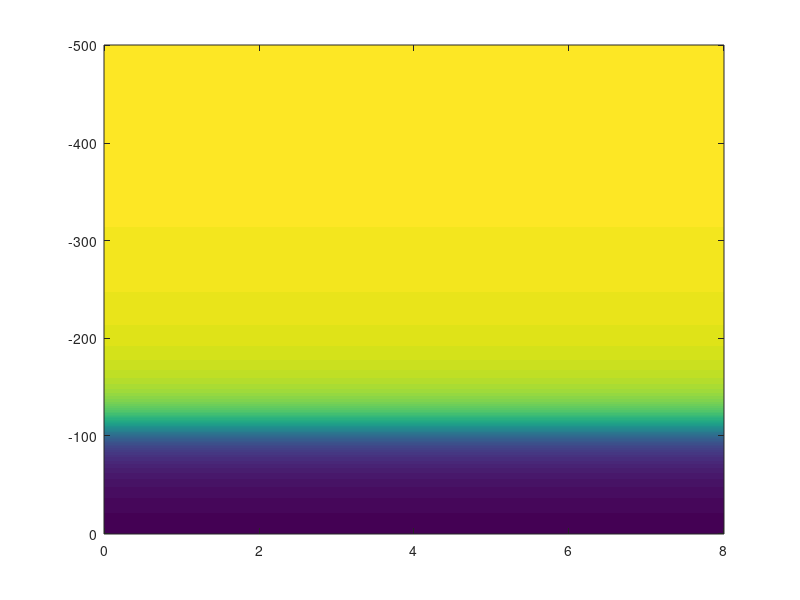

MATLAB code to generate this figure: (Note: this script raises an error after producing the figure.)
[X,Y] = meshgrid(0:500);
a=0.9; b=0.05; c = 107.8; d = 1024.3;
Z = a*atan(b*(Y-c)) + d;

%Z = exp(-Y/100);
x = 0:1/500:8;
y = 0:-1:-500;
im = imagesc(x,y,Z); hold on

%perceptive uniform colors
%m=100;
%cm_magma=magma(m);
%cm_inferno=inferno(m);
%cm_plasma=plasma(m);
%cm_viridis=viridis(m);

%custom color
g(1)= 0; g(2)= 1;
mycolormap = customcolormap(g', {'#6c86b9','#e5ffe5'});
%g(1)= 1024.3; g(2)= 2/6 - 1/6; g(3)= 3/6 - 1/6; g(4) = 4/6 - 1/6; g(5) = 5/6 - 1/6; g(6) = 6/6 - 1/6; g(7) = 1;
%mycolormap = customcolormap(g', {'#fbefcb','#f5db37','#37cae5','#0f86b6','#37cae5','#f5db37','#fbefcb'});
%mycolormap = customcolormap(g, {'#FFFFFF','#f5db37','#37cae5','#123f77','#37cae5','#f5db37','#fbefcb'}); 
%colormap(mycolormap);
%h = colorbar;

colormap(mycolormap);
ax = gca;
ax.YDir = 'normal';
hold on
h = colorbar;

tspan = [0 1];
a=0.9; b=0.05; c = 107.8; d = 1024.3; %from fitting with kilo moana density profile 
rc = 1040; rv = 1000; %cytoplasm and vacuole density
rm = 2; % ballooning radius / minimum radius -1 
dt = 0.007; %ballooning timescale
y0 = -100; %initial height

for n=1:1:8
[t,y] = ode45(@(t,y) 604800*3*((1 + 2*rm*atan(t/dt)/pi).^2 ).*(1./(1 + 2*rm*atan(t/dt)/pi).^3 + (1 + dt)*t - ((a*atan(b*(y-c)) + d - rv)/(rc-rv))), tspan, y0);
plot(t + n -1,-y*30*10^(-6) + y0,'-'); hold on
y0 = -y(length(y))*30*10^(-6) + y0;
clearvars t y;
end

y0 = -100; %another initial height
rc = 1050; %another cytoplasm density for comparison
for n=1:1:8
[t,y] = ode45(@(t,y) 604800*3*((1 + 2*rm*atan(t/dt)/pi).^2 ).*(1./(1 + 2*rm*atan(t/dt)/pi).^3 + (1 + dt)*t - ((a*atan(b*(y-c)) + d - rv)/(rc-rv))), tspan, y0);
plot(t + n-1,-y*30*10^(-6) + y0,'-'); hold on
y0 = -y(length(y))*30*10^(-6) + y0;
clearvars t y;
end

y0 = -100; %another initial height
rc = 1041.35; %another cytoplasm density for comparison
for n=1:1:8
[t,y] = ode45(@(t,y) 604800*3*((1 + 2*rm*atan(t/dt)/pi).^2 ).*(1./(1 + 2*rm*atan(t/dt)/pi).^3 + (1 + dt)*t - ((a*atan(b*(y-c)) + d - rv)/(rc-rv))), tspan, y0);
plot(t + n-1,-y*30*10^(-6) + y0,'-'); hold on
y0 = -y(length(y))*30*10^(-6) + y0;
clearvars t y;
end
